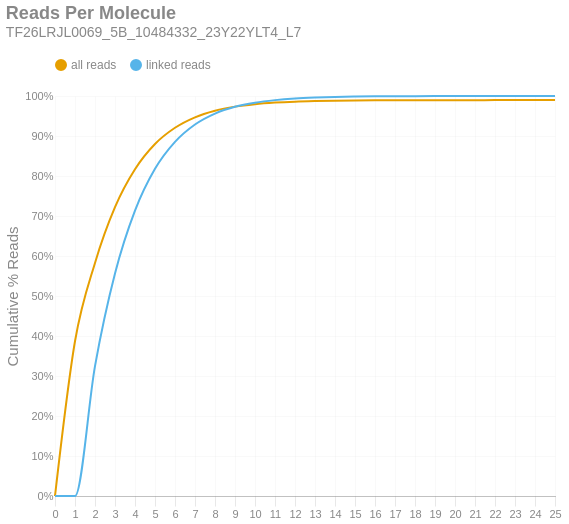

Notebook cell for this chart:
### Markdown cell above
### Reads per Molecule
This chart shows the cumulative distribution of the number of reads per linked molecule. That is, how many alignments are associated with a unique molecule. This excludes the number of reads associated with invalid or absent linked-read barcodes. The `linked` histogram is the percentages recalculated when disregarding singletons.

### Code cell
if SKIPLR:
    print_html(f"Skipped")
else:
    counts = np.bincount(valids['reads'].cast(pl.Int64).to_numpy())
    weighted = counts * np.arange(len(counts))
    all_perc = weighted / n_reads
    linked_perc = weighted / n_linked_reads
    linked_perc[1] = 0
    binned_df = pl.DataFrame({
        'readsper': list(range(len(counts))),
        'all reads (cumsum)': np.cumsum(all_perc).tolist(),
        'linked reads (cumsum)': np.cumsum(linked_perc).tolist(),
    })

    with SafeRender(binned_df):
        (
            density_plot(binned_df, 'Reads Per Molecule', samplename, 'readspmol')
            .encode(
                x=alt.X('readsper:O', title=None).axis(labelAngle=0).scale(padding=0),
                y=alt.Y('value:Q', title='Cumulative % Reads').axis(format='%').stack(False),
                color=alt.Color("key:N").scale(domain=["all reads", "linked reads"]),
                tooltip=[
                    alt.Tooltip("key:N", title="Data Type"),
                    alt.Tooltip("readsper:O", title="Reads Per Molecule"),
                    alt.Tooltip("value:Q", format=".2%", title="% Reads (Cum.)")
                ]            
            )
        ).display()

### Figure 1 — Vega-Lite specification as saved in the notebook (floating-point values rounded to 4 significant figures)
{"width": "container", "height": 400, "config": {"title": {"anchor": "start", "dy": -15, "fontSize": 18, "color": "#888888", "subtitleColor": "#888888", "subtitleFontSize": 14}, "arc": {"fill": "#0072B2"}, "axis": {"domainColor": "#888888", "domainWidth": 0.5, "gridWidth": 0.2, "grid": false, "titleFontWeight": 400, "titleFontSize": 15, "labelFontSize": 11, "labelColor": "#888888", "tickColor": "#888888", "tickWidth": 0.2, "titleColor": "#888888"}, "axisBand": {"grid": false}, "axisX": {"grid": true, "tickSize": 10, "domainCap": "round"}, "axisY": {"domain": false, "grid": true, "tickSize": 0, "domainCap": "round"}, "background": "transparent", "header": {"labelFontSize": 15, "labelColor": "#888888", "titleFontSize": 15, "titleFontWeight": 600, "titleColor": "#888888"}, "legend": {"labelFont": "sans-serif", "labelFontSize": 12, "labelColor": "#888888", "symbolSize": 100, "symbolType": "circle", "titleFontSize": 12, "titlePadding": 10, "titleColor": "#888888", "title": null, "orient": "top"}, "range": {"category": ["#E69F00", "#56B4E9", "#009E73", "#F0E442", "#0072B2", "#D55E00", "#CC79A7", "#000000"], "diverging": ["#cfe8f3", "#a2d4ec", "#73bfe2", "#46abdb", "#1696d2", "#12719e"]}, "area": {"fill": "#0072B2", "fillOpacity": 0.7, "line": true, "strokeOpacity": 0.7}, "line": {"color": "#0072B2", "stroke": "#0072B2", "strokeWidth": 2}, "trail": {"color": "#0072B2", "stroke": "#0072B2", "strokeWidth": 0, "size": 1}, "point": {"filled": true, "fillOpacity": 1.0, "size": 95}, "text": {"color": "#888888", "fontSize": 11, "align": "right", "fontWeight": 400, "size": 11}, "bar": {"fill": "#0072B2", "stroke": null}, "view": {"stroke": null, "continuousWidth": 660, "continuousHeight": 400}}, "data": {"name": "data-7bedafbd4b761c5be3a948f0bcd372b4"}, "mark": {"type": "line", "interpolate": "monotone", "point": {"opacity": 0, "size": 275}}, "encoding": {"color": {"field": "key", "scale": {"domain": ["all reads", "linked reads"]}, "type": "nominal"}, "tooltip": [{"field": "key", "title": "Data Type", "type": "nominal"}, {"field": "readsper", "title": "Reads Per Molecule", "type": "ordinal"}, {"field": "value", "format": ".2%", "title": "% Reads (Cum.)", "type": "quantitative"}], "x": {"axis": {"labelAngle": 0}, "field": "readsper", "scale": {"padding": 0}, "title": null, "type": "ordinal"}, "y": {"axis": {"format": "%"}, "field": "value", "stack": false, "title": "Cumulative % Reads", "type": "quantitative"}}, "params": [{"name": "param_c36ac31b6afebe62", "select": {"type": "point", "fields": ["key"]}, "bind": "legend"}], "title": {"text": "Reads Per Molecule", "subtitle": "TF26LRJL0069_5B_10484332_23Y22YLT4_L7"}, "transform": [{"fold": ["all reads (cumsum)", "linked reads (cumsum)"]}, {"calculate": "replace(datum.key, ' (cumsum)', '')", "as": "key"}, {"filter": {"param": "param_c36ac31b6afebe62"}}], "usermeta": {"embedOptions": {"downloadFileName": "TF26LRJL0069_5B_10484332_23Y22YLT4_L7.readspmol"}}, "$schema": "https://vega.github.io/schema/vega-lite/v6.4.1.json", "datasets": {"data-7bedafbd4b761c5be3a948f0bcd372b4": [{"readsper": 0, "all reads (cumsum)": 0.0, "linked reads (cumsum)": 0.0}, {"readsper": 1, "all reads (cumsum)": 0.3869, "linked reads (cumsum)": 0.0}, {"readsper": 2, "all reads (cumsum)": 0.5827, "linked reads (cumsum)": 0.3248}, {"readsper": 3, "all reads (cumsum)": 0.7221, "linked reads (cumsum)": 0.5561}, {"readsper": 4, "all reads (cumsum)": 0.8169, "linked reads (cumsum)": 0.7133}, {"readsper": 5, "all reads (cumsum)": 0.8799, "linked reads (cumsum)": 0.8179}, {"readsper": 6, "all reads (cumsum)": 0.9206, "linked reads (cumsum)": 0.8853}, {"readsper": 7, "all reads (cumsum)": 0.9467, "linked reads (cumsum)": 0.9287}, {"readsper": 8, "all reads (cumsum)": 0.9632, "linked reads (cumsum)": 0.956}, {"readsper": 9, "all reads (cumsum)": 0.9735, "linked reads (cumsum)": 0.973}, {"readsper": 10, "all reads (cumsum)": 0.9797, "linked reads (cumsum)": 0.9833}, {"readsper": 11, "all reads (cumsum)": 0.9835, "linked reads (cumsum)": 0.9897}, {"readsper": 12, "all reads (cumsum)": 0.9859, "linked reads (cumsum)": 0.9937}, {"readsper": 13, "all reads (cumsum)": 0.9874, "linked reads (cumsum)": 0.9961}, {"readsper": 14, "all reads (cumsum)": 0.9883, "linked reads (cumsum)": 0.9977}, {"readsper": 15, "all reads (cumsum)": 0.9889, "linked reads (cumsum)": 0.9986}, {"readsper": 16, "all reads (cumsum)": 0.9892, "linked reads (cumsum)": 0.9991}, {"readsper": 17, "all reads (cumsum)": 0.9894, "linked reads (cumsum)": 0.9994}, {"readsper": 18, "all reads (cumsum)": 0.9895, "linked reads (cumsum)": 0.9997}, {"readsper": 19, "all reads (cumsum)": 0.9896, "linked reads (cumsum)": 0.9998}, {"readsper": 20, "all reads (cumsum)": 0.9896, "linked reads (cumsum)": 0.9999}, {"readsper": 21, "all reads (cumsum)": 0.9897, "linked reads (cumsum)": 0.9999}, {"readsper": 22, "all reads (cumsum)": 0.9897, "linked reads (cumsum)": 1.0}, {"readsper": 23, "all reads (cumsum)": 0.9897, "linked reads (cumsum)": 1.0}, {"readsper": 24, "all reads (cumsum)": 0.9897, "linked reads (cumsum)": 1.0}, {"readsper": 25, "all reads (cumsum)": 0.9897, "linked reads (cumsum)": 1.0}]}}
